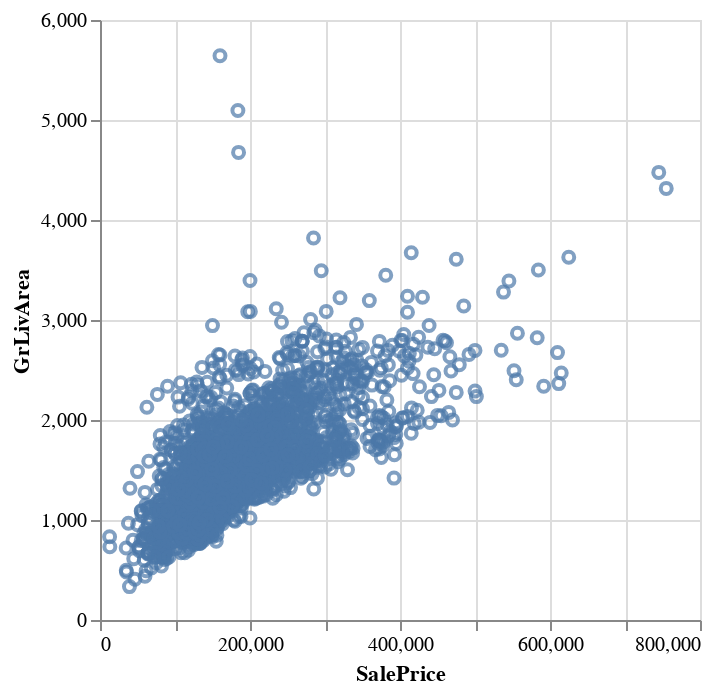

Here is the notebook cell this chart was saved with:
### Code cell
# check outliers Gr Liv Area > 4000
alt.Chart(df).mark_point().encode(
    x="SalePrice", y="GrLivArea", tooltip=["GrLivArea", "SalePrice"]
)

### Figure 1 — Vega specification as saved in the notebook (floating-point values rounded to 4 significant figures; data arrays with more than 128 entries replaced by an {"elided": "..."} marker saying what was removed)
{"$schema": "https://vega.github.io/schema/vega/v5.json", "data": [{"name": "source_0", "values": {"elided": "2930 records"}}, {"name": "source_0_x_domain_SalePrice", "values": [{"min": 12789, "max": 755000}]}, {"name": "source_0_y_domain_GrLivArea", "values": [{"min": 334, "max": 5642}]}], "marks": [{"type": "symbol", "name": "marks", "from": {"data": "source_0"}, "encode": {"update": {"tooltip": {"signal": "{\"GrLivArea\": format(datum[\"GrLivArea\"], \"\"), \"SalePrice\": format(datum[\"SalePrice\"], \"\")}"}, "opacity": {"value": 0.7}, "x": {"field": "SalePrice", "scale": "x"}, "ariaRoleDescription": {"value": "point"}, "fill": {"value": "transparent"}, "stroke": {"value": "#4c78a8"}, "description": {"signal": "\"SalePrice: \" + (format(datum[\"SalePrice\"], \"\")) + \"; GrLivArea: \" + (format(datum[\"GrLivArea\"], \"\"))"}, "y": {"field": "GrLivArea", "scale": "y"}}}, "style": ["point"]}], "scales": [{"name": "x", "type": "linear", "domain": [{"signal": "(data(\"source_0_x_domain_SalePrice\")[0] || {}).min"}, {"signal": "(data(\"source_0_x_domain_SalePrice\")[0] || {}).max"}], "range": [0, {"signal": "width"}], "nice": true, "zero": true}, {"name": "y", "type": "linear", "domain": [{"signal": "(data(\"source_0_y_domain_GrLivArea\")[0] || {}).min"}, {"signal": "(data(\"source_0_y_domain_GrLivArea\")[0] || {}).max"}], "range": [{"signal": "height"}, 0], "nice": true, "zero": true}], "axes": [{"scale": "x", "gridScale": "y", "grid": true, "domain": false, "zindex": 0, "aria": false, "orient": "bottom", "minExtent": 0, "ticks": false, "labels": false, "maxExtent": 0, "tickCount": {"signal": "ceil(width/40)"}}, {"scale": "y", "orient": "left", "grid": true, "labels": false, "gridScale": "x", "domain": false, "tickCount": {"signal": "ceil(height/40)"}, "maxExtent": 0, "ticks": false, "zindex": 0, "aria": false, "minExtent": 0}, {"scale": "x", "labelFlush": true, "labelOverlap": true, "zindex": 0, "grid": false, "title": "SalePrice", "orient": "bottom", "tickCount": {"signal": "ceil(width/40)"}}, {"scale": "y", "orient": "left", "labelOverlap": true, "tickCount": {"signal": "ceil(height/40)"}, "zindex": 0, "title": "GrLivArea", "grid": false}], "width": 300, "height": 300, "padding": 5, "style": "cell", "background": "white"}
